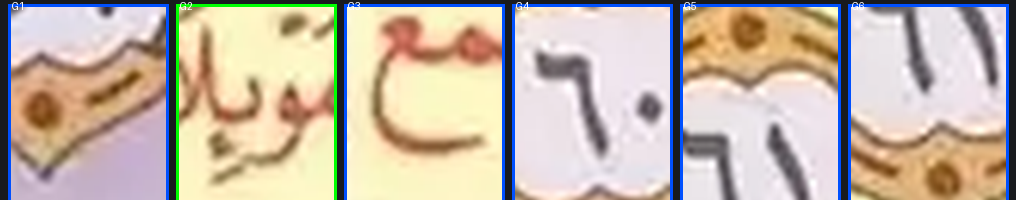
#> input picture research/bbox/mwdoa_golden_crops_p300.png, 1016 x 200 px, given in place of page_0300.webp, which was not available
$ python mwdoa_diagnostic2.py
#> lines starting #> are read from the running program, lines starting #| are printed output that depends on the picture; after the words box and inside, x2 and y2 are one past the last pixel; in counts of white or black regions, pixels touching at a corner belong together
# -*- coding: utf-8 -*-
"""
Compact diagnostic for mwdoa page 300:
  Panel 1/2: page top/bottom halves with line bands (cyan), strict black
             candidates (red circles, numbered), golden candidates (blue).
  Panel 3: 4x crops of the golden candidates.
User identifies which circles are the real ayah-end markers.
"""
import numpy as np
from PIL import Image, ImageDraw
import cv2

DIR = r"D:\apps\quran\mushafy\public\assets\mushuf_mwdoa_images"
OUT = r"D:\apps\quran\mushafy\temp\bbox-research\mwdoa_diag_p300_compact.png"
PAGE = 300

im = Image.open(DIR + "\\page_%04d.webp" % PAGE).convert("RGB")
#> im is the input picture: PIL image 1016x200 RGB; mean R, G, B 193.9, 181, 168.1
a = np.array(im).astype(np.int32)
gray = np.array(im.convert("L"))
H, W = gray.shape
#> H = 200; W = 1016

ink = gray < 160
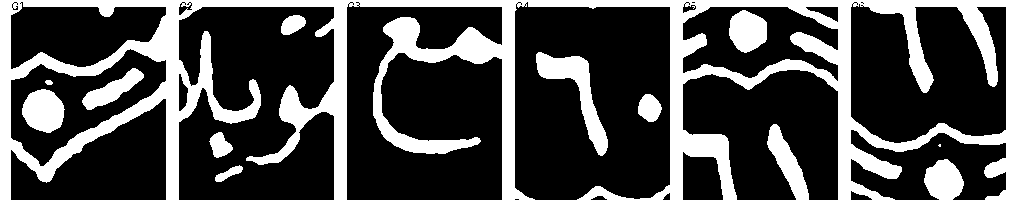
#> ink: shape (200, 1016) bool; 28.6% white; 13 white regions (1 under 20 px), largest, box (x1, y1, x2, y2) and area: (0, 0, 1016, 200) 48235, (536, 52, 608, 156) 2216, (22, 89, 65, 133) 1410
cold = ink.sum(axis=0) / H
#> cold = 1016 values, max 1 at index 0, min 0.02 at index 348, mean 0.286
keep = np.where(cold <= 0.4)[0]
#> keep = 905 values from 11 to 1005
inner = ink[:, keep]
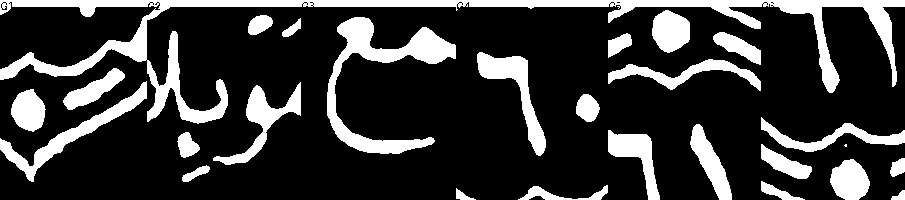
#> inner: shape (200, 905) bool; 21.4% white; 27 white regions (1 under 20 px), largest, box (x1, y1, x2, y2) and area: (0, 0, 905, 124) 13251, (327, 17, 456, 154) 4624, (0, 81, 147, 182) 2211
rowd = inner.sum(axis=1) / inner.shape[1]
#> rowd = 200 values, max 1 at index 0, min 0.0785 at index 182, mean 0.214
bands, in_b = [], False
for i, v in enumerate(rowd):
    if v > 0.03 and not in_b:
        st, in_b = i, True
    elif v <= 0.03 and in_b:
        if i - st > 25:
            bands.append((st, i))
        in_b = False
#> this loop made 200 passes
#> (v, st, in_b) on pass 1: (1, 0, True)
#> v on passes 2 to 7: 1, 0.966, 0.978, 0.977, 0.978, 0.968
#> after the loop, bands = []; in_b = True; st = 0
if in_b and H - st > 25:
    bands.append((st, H))
bands = [b for b in bands if b[0] > 5 and b[1] < H - 5]
if bands:
    hs = [b[1] - b[0] for b in bands]
    med = float(np.median(hs))
    bands = [b for b in bands if (b[1] - b[0]) >= 0.45 * med]
lh = float(np.median([b[1] - b[0] for b in bands])) if bands else 60
#> lh = 60
print("bands:", len(bands), "lh:", lh)
#| bands: 0 lh: 60


def blobs_in_bands(mask, min_fill, lo, hi, aspect):
#> called with min_fill = 0.35, lo = 0.3, hi = 1.05, aspect = 1.5
    n, labels, stats, cents = cv2.connectedComponentsWithStats(mask.astype(np.uint8), 8)
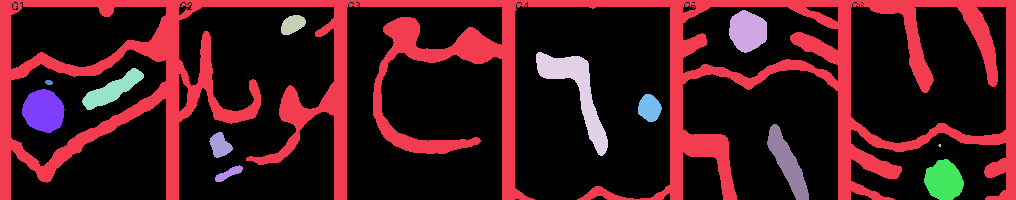
#> labels: shape (200, 1016) int32; 14 distinct labels, from 0 to 13; one colour per label, 0 black
#> n = 14; stats = 14 rows, first 6: [11, 2, 995, 198, 145096], [0, 0, 1016, 200, 48235], [729, 10, 38, 43, 1230], [281, 15, 25, 20, 357], [536, 52, 72, 104, 2216], [82, 68, 62, 42, 1019]; cents = 14 rows, first 8: [506.1, 103.9], [509.9, 84.39], [747.3, 30.74], [292.3, 24.15], [576.2, 91.11], [111.9, 89.71], [48.5, 82], [43.18, 110.5]
    out = []
    for i in range(1, n):
        x, y, w, h, area = stats[i]
        if h < lo * lh or h > hi * lh:
            continue
        if w < lo * lh or w > hi * lh:
            continue
        if w > h * aspect or h > w * aspect:
            continue
        fill = area / float(w * h)
        if fill < min_fill:
            continue
        cy = y + h / 2.0
        if not any(b[0] - 8 <= cy <= b[1] + 8 for b in bands):
            continue
        out.append((int(x), int(y), int(w), int(h)))
#> this loop made 13 passes
#> (x, y, w, h, area, fill, cy) on passes 2, 3, 5, 7, 8, 10, 12: (729, 10, 38, 43, 1230, 0.753, 31.5), (281, 15, 25, 20, 357, 0.714, 25), (82, 68, 62, 42, 1019, 0.391, 89), (22, 89, 43, 44, 1410, 0.745, 111), (638, 94, 24, 28, 489, 0.728, 108), (209, 132, 24, 26, 388, 0.622, 145), (924, 159, 40, 41, 1209, 0.737, 179.5)
#> (x, y, w, h, area) on passes 1, 4, 6, 9, 13: (0, 0, 1016, 200, 48235), (536, 52, 72, 104, 2216), (45, 80, 8, 5, 32), (767, 124, 42, 76, 1303), (215, 165, 28, 17, 209)
#> after the loop, out = []
    return out


black = blobs_in_bands(ink, 0.35, 0.30, 1.05, 1.5)
#> black = []

r, g, b = a[:, :, 0], a[:, :, 1], a[:, :, 2]
mx = np.maximum(np.maximum(r, g), b)
mn = np.minimum(np.minimum(r, g), b)
sat = mx - mn
hue = np.where(mx == r, ((g - b) / np.maximum(mx - mn, 1) * 60 + 360) % 360,
               np.where(mx == g, 60 * (2 + (b - r) / np.maximum(mx - mn, 1)),
                        60 * (4 + (r - g) / np.maximum(mx - mn, 1))))
gold = ((hue >= 25) & (hue < 50) & (sat > 60) & (mx < 240))
#> gold: shape (200, 1016) bool; 18.8% white; 44 white regions (29 under 20 px), largest, box (x1, y1, x2, y2) and area: (683, 7, 838, 80) 9769, (851, 134, 1006, 200) 9342, (11, 52, 166, 156) 7078
golden = blobs_in_bands(gold, 0.20, 0.22, 1.15, 1.7)
#> call 2 of blobs_in_bands, with min_fill = 0.2, lo = 0.22, hi = 1.15, aspect = 1.7
#> in blobs_in_bands (call 2), `n, labels, stats, cents = cv2.connectedComponentsWithStats(mask.astype..`:
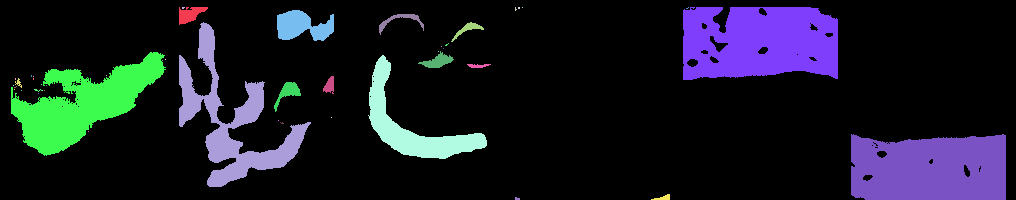
#> labels: shape (200, 1016) int32; 45 distinct labels, from 0 to 44; one colour per label, 0 black
#> in blobs_in_bands (call 2), `n, labels, stats, cents = cv2.connectedComponentsWithStats(mask.astype..`: n = 45; stats = 45 rows, first 6: [0, 0, 1016, 200, 165051], [179, 7, 29, 18, 305], [182, 7, 3, 2, 5], [515, 7, 2, 4, 5], [518, 7, 2, 2, 4], [522, 7, 1, 1, 1]; cents = 45 pairs, first value 13 to 929.6, second value 7 to 198.2
#> the loop in blobs_in_bands (call 2), `for i in range(1, n):` made 44 passes
#> (x, y, w, h, area) on passes 7, 8, 9, 10, 16, 17, 18, 20, 24, 26, 42, 43: (683, 7, 155, 73, 9769), (277, 10, 57, 31, 1159), (379, 14, 45, 21, 225), (179, 22, 132, 165, 5862), (418, 51, 36, 17, 279), (11, 52, 155, 104, 7078), (368, 55, 119, 104, 3323), (467, 64, 24, 4, 65), (323, 76, 11, 18, 129), (15, 78, 7, 10, 28), (851, 134, 155, 66, 9342), (651, 194, 19, 6, 60)
#> (x, y, w, h, area, fill, cy) on passes 1, 11, 28: (179, 7, 29, 18, 305, 0.584, 16), (451, 22, 33, 20, 166, 0.252, 32), (274, 82, 27, 30, 283, 0.349, 97)
#> golden = []
print("strict black candidates:", len(black))
#| strict black candidates: 0
print("golden candidates:", len(golden))
#| golden candidates: 0
print("(expected ayah-end markers on this page if standard pagination: 8)")

canvas = im.copy()
dr = ImageDraw.Draw(canvas)
for (y0, y1) in bands:
    dr.line([(0, y0), (W, y0)], fill=(0, 200, 200), width=2)
    dr.line([(0, y1), (W, y1)], fill=(0, 200, 200), width=2)
#> this loop made 0 passes


def circle(dr, x, y, w, h, color, label):
    pad = 10
    dr.ellipse((x - pad, y - pad, x + w + pad, y + h + pad), outline=color, width=4)
    dr.text((x + w + pad + 2, y - 26), label, fill=color)


for i, (x, y, w, h) in enumerate(black):
    circle(dr, x, y, w, h, (255, 0, 0), "B%d" % (i + 1))
for i, (x, y, w, h) in enumerate(golden):
    circle(dr, x, y, w, h, (0, 80, 255), "G%d" % (i + 1))

# panels: top half, bottom half (native res), then golden crops strip
half = H // 2
#> half = 100
p1 = canvas.crop((0, 0, W, half))
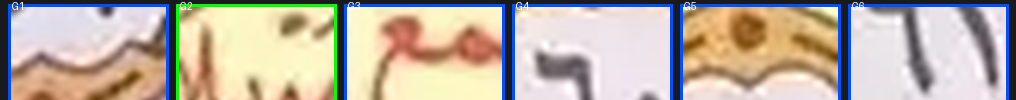
#> p1: PIL image 1016x100 RGB; mean R, G, B 188.5, 177, 164.9
p2 = canvas.crop((0, half, W, H))
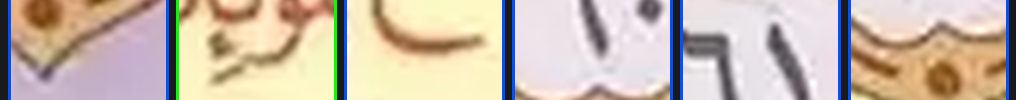
#> p2: PIL image 1016x100 RGB; mean R, G, B 199.2, 184.9, 171.4

Z = 4
crop_w = int(lh * 1.7 * Z)
#> crop_w = 408
crop_h = crop_w
#> crop_h = 408
if golden:
    strip = Image.new("RGB", (crop_w * len(golden) + 10 * (len(golden) + 1),
                              crop_h + 40), (24, 26, 30))
    sd = ImageDraw.Draw(strip)
    xoff = 10
    for i, (x, y, w, h) in enumerate(golden):
        cx = max(0, x + w // 2 - crop_w // (2 * Z))
        cy = max(0, y + h // 2 - crop_h // (2 * Z))
        crop = im.crop((cx, cy, min(W, cx + crop_w // Z), min(H, cy + crop_h // Z)))
        crop = crop.resize((crop_w, crop_h), Image.LANCZOS)
        strip.paste(crop, (xoff, 34))
        sd.rectangle((xoff, 34, xoff + crop_w, 34 + crop_h),
                     outline=(0, 80, 255), width=3)
        sd.text((xoff + 6, 8), "G%d (x%d)" % (i + 1, Z), fill=(255, 255, 255))
        xoff += crop_w + 10
else:
    strip = Image.new("RGB", (W, 60), (24, 26, 30))

combo = Image.new("RGB", (W, p1.height + p2.height + strip.height + 24),
                  (255, 255, 255))
#> combo: PIL image 1016x284 RGB; every value is 255
combo.paste(p1, (0, 0))
combo.paste(p2, (0, p1.height + 8))
combo.paste(strip, ((W - strip.width) // 2, p1.height + p2.height + 16))
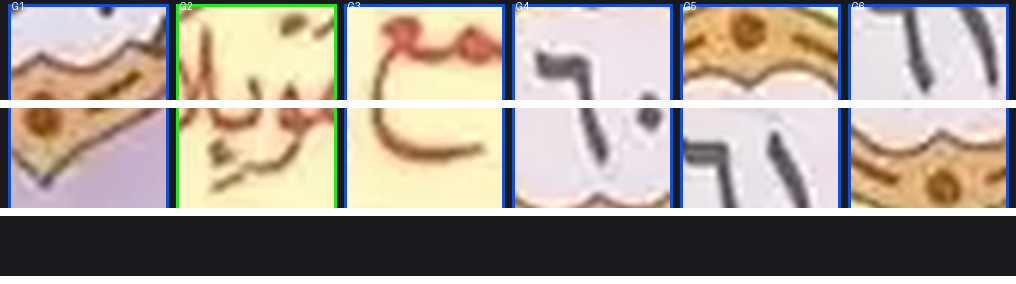
#> combo: PIL image 1016x284 RGB; mean R, G, B 163.2, 154.5, 146.3
combo.save(OUT)
print("saved:", OUT, combo.size)
#| saved: D:\apps\quran\mushafy\temp\bbox-research\mwdoa_diag_p300_compact.png (1016, 284)
